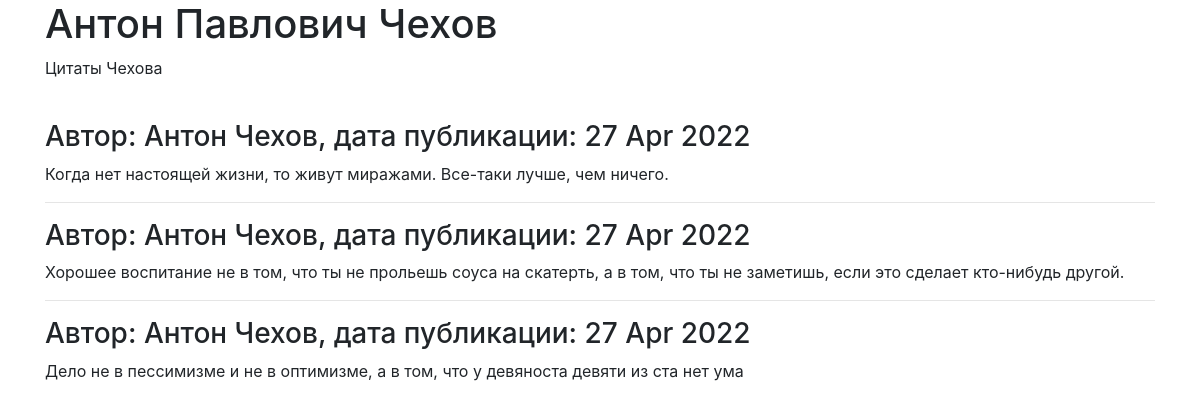
The page /group/chehov/ on the database its author committed.
### posts/models.py (models this page shows)
class Group(models.Model):
    title = models.CharField(max_length=50)
    slug = models.SlugField(unique=True)
    description = models.TextField()
    def __str__(self) -> str:
        return self.title

class Post(models.Model):
    text = models.TextField()
    pub_date = models.DateTimeField("date published", auto_now_add=True)
    author = models.ForeignKey(User, on_delete=models.CASCADE, related_name="posts")
    group = models.ForeignKey('Group', blank=True, null=True, on_delete=models.PROTECT)

### posts/views.py (the view)
# urls.py: path('group/<slug>/', views.group_posts, name='group_posts'),
def group_posts(request, slug):
    group = get_object_or_404(Group, slug=slug)
    posts = Post.objects.filter(group=group).order_by('-pub_date')[:12]
    return render(request, 'group.html', {'group': group, 'posts': posts})

### templates/group.html (shortened to what this page needs)
{% extends "base.html" %}
{% block header %}{{ group }}{% endblock %}
{% block content %}
<p>{{ group.description }}</p>
<br>
    {% for post in posts %}
    <h3>
        Автор: {{ post.author.get_full_name }}, дата публикации: {{ post.pub_date|date:'d M Y' }}
    </h3>
    <p>{{ post.text|linebreaksbr }}</p>
    {% if not forloop.last %}<hr>{% endif %}
    {% endfor %}
    {% endblock %}

### rows shown on the page
Group: title "Антон Павлович Чехов", description "Цитаты Чехова"
Post: author.get_full_name "Антон Чехов", pub_date "27 Apr 2022", text "Когда нет настоящей жизни, то живут миражами. Все-таки лучше, чем ничего."
Post: author.get_full_name "Антон Чехов", pub_date "27 Apr 2022", text "Хорошее воспитание не в том, что ты не прольешь соуса на скатерть, а в том, что ты не заметишь, если это сделает кто-нибудь другой."
Post: author.get_full_name "Антон Чехов", pub_date "27 Apr 2022", text "Дело не в пессимизме и не в оптимизме, а в том, что у девяноста девяти из ста нет ума"
